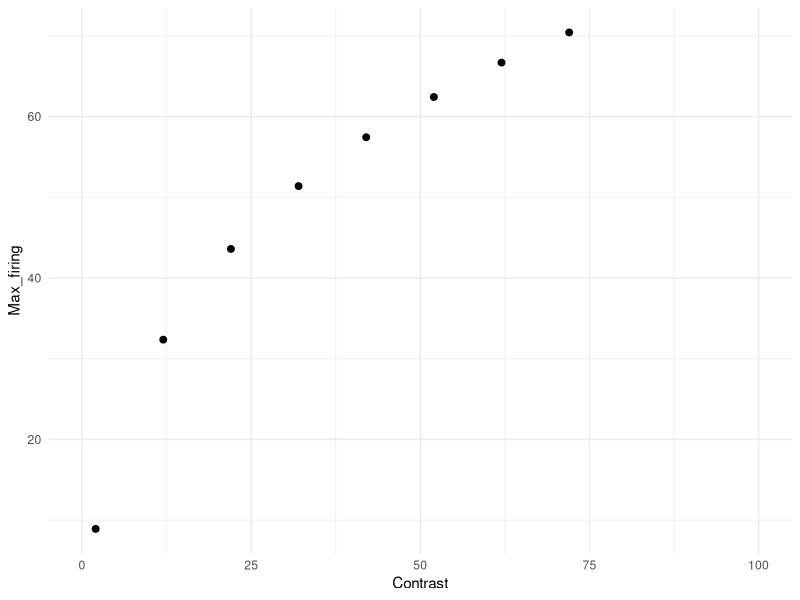
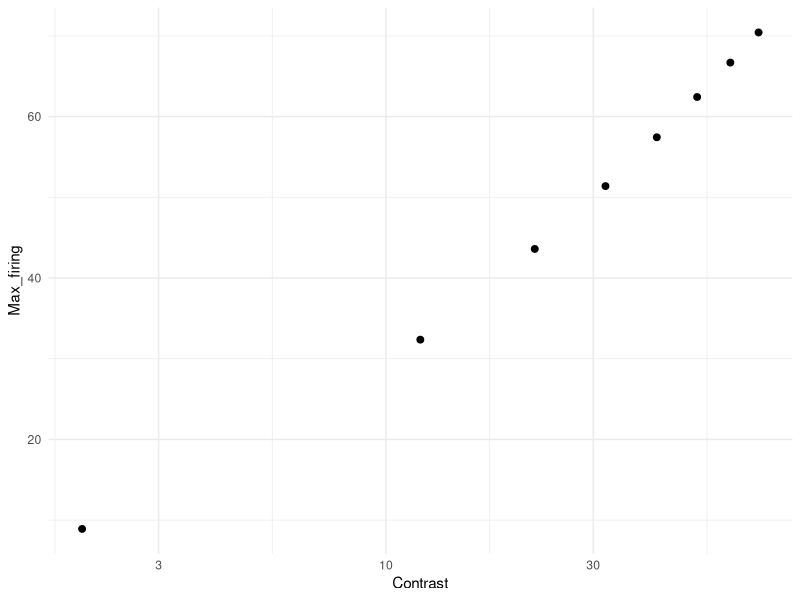

These charts were generated, in order, by the following R code: (Note: this script raises an error after producing the figures.)
# Simulation assuming log squared function on Liu et al. (2015, fig. 1A)

library(tidyverse)
library(doParallel)
library(foreach)
library(cowplot)

Contrast <- c(2, 12, 22, 32, 42, 52, 62, 72)
a <- 2.2766
b <- 1.2853

Max_firing <- a * (log(Contrast) + b)^2
df_ah <- data.frame(Contrast, Max_firing)

g1 <- ggplot(df_ah, aes(x = Contrast, y = Max_firing)) +
  geom_point(size = 2) +
  coord_cartesian(xlim = c(0, 100)) +
  theme_minimal()
g1            

g2 <- ggplot(df_ah, aes(x = Contrast, y = Max_firing)) +
  geom_point(size = 2) +
  scale_x_log10() +
  theme_minimal()
g2 

### Simulation ###
cl <- makeCluster(parallel::detectCores() - 1)
registerDoParallel(cl)

n_neurons <- 180                                               # Number of neurons in the population
orientations <- seq(1, 180, by = 1)                            # Possible orientations (0 to 359 degrees)
preferred_orientations <-  seq(1, 180, length.out = n_neurons) # Preferred orientation of each neuron
max_firing_seq <- df_ah$Max_firing                             # Maximum firing rate of each neuron
contrast <-       df_ah$Contrast
tuning_width    <- 20                                          # Tuning width (standard deviation) of each neuron's response curve
n_trials <- 10000

all_results <- list()

for (max_firing_rate in max_firing_seq) {
  
  cat("Running max firing rate =", max_firing_rate, "\n")
  
  tuning_curves <- matrix(0, nrow = n_neurons, ncol = length(orientations))
  
  for (i in 1:n_neurons) {
    tuning_curves[i, ] <- max_firing_rate * exp(
      -0.5 * (
        pmin(abs(orientations - preferred_orientations[i]),
             180 - abs(orientations - preferred_orientations[i]))^2
      ) / tuning_width^2
    )
  }
  
  # ---- 90 ----
  responses_90 <- foreach(
    i = 1:n_trials,
    .combine = rbind,
    .packages = "stats"
  ) %dopar% {
    
    input_90 <- rnorm(n_trials, 90, 0)
    idx <- round(input_90[i]) + 1
    idx <- pmin(pmax(idx, 1), 180)
    
    mu <- tuning_curves[, idx]
    mu[mu == 0] <- 1e-8
    
    resp <- rnbinom(n_neurons, size = 1000000, mu = mu)
    
    cbind(resp,
          neuron = seq_len(n_neurons),
          stim = 90,
          trial = i,
          maxFR = max_firing_rate)
  }
  
  # ---- 91 ----
  responses_91 <- foreach(
    i = 1:n_trials,
    .combine = rbind,
    .packages = "stats"
  ) %dopar% {
    
    input_91 <- rnorm(n_trials, 91, 0)
    idx <- round(input_91[i]) + 1
    idx <- pmin(pmax(idx, 1), 180)
    
    mu <- tuning_curves[, idx]
    mu[mu == 0] <- 1e-8
    
    resp <- rnbinom(n_neurons, size = 1000000, mu = mu)
    
    cbind(resp,
          neuron = seq_len(n_neurons),
          stim = 91,
          trial = i,
          maxFR = max_firing_rate)
  }
  
  df_tmp <- as.data.frame(rbind(responses_90, responses_91))
  colnames(df_tmp) <- c("Spikes", "Neuron", "Stimulus", "Trial", "Contrast")
  
  all_results[[as.character(max_firing_rate)]] <- df_tmp
}

df <- do.call(rbind, all_results)
df$Contrast <- contrast[match(df$Contrast, max_firing_seq)]

### Weber law in contrast discrimination ###
df %>%
  group_by(Stimulus, Contrast, Trial) %>%
  summarise(Sum_spikes = sum(Spikes), .groups = "drop") -> df_sum

g3 <- ggplot(df_sum, aes(x = Sum_spikes, color = factor(Contrast))) +
  geom_density(alpha = 0.2, linewidth = 1) +
  theme_classic() +
  labs(
    x = "Sum of spikes",
    y = "Density",
    color = "Contrast",
    fill =  "Contrast"
  )
g3

df_sum %>%
  group_by(Contrast) %>%
  summarise(Mean_sum_spikes = mean(Sum_spikes),
            SD_sum_spikes = sd(Sum_spikes), .groups = "drop") -> df_summary
colnames(df_summary) <- c("Contrast", "mu", "sigma")

dC <-  diff(df_summary$Contrast)
dmu <- diff(df_summary$mu)

# μ'
mu_prime <- c(
  dmu[1] / dC[1],                                 　　　　　# 前方差分（最初）
  (dmu[-1]/dC[-1] + dmu[-length(dmu)]/dC[-length(dC)]) / 2, # 中央差分
  dmu[length(dmu)] / dC[length(dC)]                         # 後方差分（最後）
)
df_summary$mu_prime <- mu_prime

# μ'(C)ΔC ≈ σ
# μ'(C): コントラストの微小変化に対するμの変化
# ΔC:    コントラストの変化量
# μの変化がσと同じ大きさになったとき丁度弁別できる(d'=1に相当するJND)
df_summary$DeltaC_pred <- df_summary$sigma / df_summary$mu_prime # JND
df_summary <- mutate(df_summary, Weber_ratio_pred = DeltaC_pred / Contrast) # ΔC / C (Weber ratio)
df_summary

df_plot <- df_summary %>%
  slice(2:(n() - 1))

g4 <- ggplot(df_plot, aes(x = Contrast, y = DeltaC_pred)) +
  geom_line() +
  geom_point() +
  theme_classic() +
  ylab("ΔC (JND of d' = 1)") +
  xlab("Contrast")

g5 <- ggplot(df_plot, aes(x = Contrast, y = Weber_ratio_pred)) +
  geom_line() +
  geom_point() +
  theme_classic() +
  coord_cartesian(ylim = c(0.03, 0.05)) +
  ylab("ΔC/C") +
  xlab("Contrast")

g6 <- df_summary %>%
  ggplot(aes(x = Contrast, y = mu)) +
  geom_point(size = 2) +
  scale_x_log10() +
  scale_y_log10() +
  theme_minimal()

top    <- plot_grid(g3, ncol = 1)
middle <- plot_grid(g1, g6, ncol = 2)
bottom <- plot_grid(g4, g5, ncol = 2)
g <- plot_grid(top, middle, bottom, ncol = 1, rel_heights = c(1, 1))
ggsave("contrast_discrimination_log_squared.png", g, width = 6, height = 8.2, dpi = 300)
